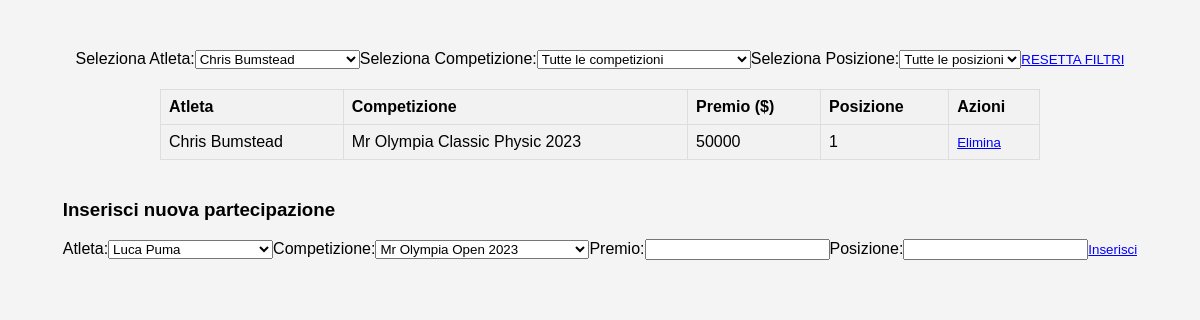
Page /partecipazioni.php?atleta=Chris Bumstead on the committed database.
### tables this page shows
CREATE TABLE `partecipazione` (
  `id` int(11) NOT NULL,
  `id_atleta` int(11) NOT NULL,
  `id_competizione` int(11) NOT NULL,
  `premio` int(11) NOT NULL,
  `posizione` int(11) NOT NULL
);

CREATE TABLE `atleti` (
  `id` int(11) NOT NULL,
  `nome` varchar(50) NOT NULL,
  `nazionalita` varchar(50) NOT NULL,
  `eta` int(11) NOT NULL,
  `altezza` varchar(50) NOT NULL,
  `peso_gara` int(50) NOT NULL,
  `peso_massa` int(11) NOT NULL,
  `id_preparatore` int(11) NOT NULL,
  `id_biografia` int(11) NOT NULL
);

CREATE TABLE `competizioni` (
  `id` int(11) NOT NULL,
  `nome` varchar(50) NOT NULL,
  `data` date NOT NULL,
  `luogo` varchar(50) NOT NULL
);

### partecipazioni.php (the view, shortened to what this page needs)
<?php
include 'credenziali.php';
$conn = new mysqli($servername, $username, $password, $dbname);
$sql_competizioni = "SELECT * FROM COMPETIZIONI";
$sql_atleti = "SELECT * FROM ATLETI";
$result_atleti = $conn->query($sql_atleti);
echo "<!DOCTYPE html>
<html>
<head>
    <title>Tabella Partecipazioni</title>
    <style>
    body {
        font-family: 'Arial', sans-serif;
        background-color: #f4f4f4;
        margin: 0;
        padding: 50px;
        display: flex;
        justify-content: center;
        align-items: center;
        flex-direction: column;
    }
    table {
        width: 80%;
        border-collapse: collapse;
        margin-top: 20px;
    }
    th, td {
        border: 1px solid #dddddd;
        text-align: left;
        padding: 8px;
        cursor: pointer;
    }
    th {
        background-color: #f2f2f2;
    }
    tr:nth-child(even) {
        background-color: #f2f2f2;
    }
    tr:hover {
        background-color: #ddd;
    }
    a {
        text-decoration: none;
        color: inherit;
    }
    form {
        display: inline; /* Modifica per renderlo inline */
    }
    form input[type='submit'] {
        background-color: transparent;
        border: none;
        cursor: pointer;
        color: blue;
        text-decoration: underline;
        padding: 0;
    }
    form input[type='submit']:hover {
        color: red;
    }
    form input[type='submit']:focus {
        outline: none;
    }
    </style>
</head>
<body>";
echo "<div id='filtroCompetizioni'>";
echo "<form method='GET'>";
echo "<label for='atleta'>Seleziona Atleta:</label>";
echo "<select name='atleta' id='atleta' onchange='this.form.submit()'>";
while ($row_atleta = $result_atleti->fetch_assoc()) {
    $selected = ($_GET['atleta'] == $row_atleta['nome']) ? "selected" : "";
    echo "<option value='".$row_atleta['nome']."' $selected>".$row_atleta['nome']."</option>";
}
echo "</select>";
echo "<label for='competizioni'>Seleziona Competizione:</label>";
echo "<select name='competizione' id='competizioni' onchange='this.form.submit()'>";
echo "<option value='tutte'>Tutte le competizioni</option>";
echo "</select>";
echo "<label for='posizione'>Seleziona Posizione:</label>";
echo "<select name='posizione' id='posizioni' onchange='this.form.submit()'>";
echo "<option value='tutte'>Tutte le posizioni</option>";
echo "</select>";
echo "</form>";
echo "<form method='GET' style='margin-top: 20px;'>";
echo "<input type='submit' value='RESETTA FILTRI'>";
echo "</form>";
echo "</div>";
$sql = "SELECT ATLETI.nome AS atleta, COMPETIZIONI.nome AS competizione_nome, PARTECIPAZIONE.premio, PARTECIPAZIONE.posizione, PARTECIPAZIONE.id AS id_partecipazione
        FROM PARTECIPAZIONE
        INNER JOIN ATLETI ON PARTECIPAZIONE.id_atleta = ATLETI.id
        INNER JOIN COMPETIZIONI ON PARTECIPAZIONE.id_competizione = COMPETIZIONI.id";
if (isset($_GET['atleta']) && $_GET['atleta'] != 'tutti') {
    $atleta = $conn->real_escape_string($_GET['atleta']);
    if (strpos($sql, 'WHERE') !== false) {
        $sql .= " AND ATLETI.nome = '$atleta'";
    } else {
        $sql .= " WHERE ATLETI.nome = '$atleta'";
    }
}
$result = $conn->query($sql);
echo "<table><tr><th>Atleta</th><th>Competizione</th><th>Premio ($)</th><th>Posizione</th><th>Azioni</th></tr>";
if (isset($result)) {
    while($row = $result->fetch_assoc()) {
        echo "<tr><td><a href='atleta.php?atleta=".urlencode($row['atleta'])."'>".$row["atleta"]."</a></td><td>".$row["competizione_nome"]."</td><td>".$row["premio"]."</td><td>".$row["posizione"]."</td>";
        echo "<td><form method='POST'><input type='hidden' name='id_partecipazione' value='".$row["id_partecipazione"]."'><input type='submit' name='elimina' value='Elimina'></form></td></tr>";
    }
}
echo "</table>";
echo "<div style='margin-top: 20px;'>";
echo "<h3>Inserisci nuova partecipazione</h3>";
echo "<form method='POST'>";
echo "<label for='atleta'>Atleta:</label>";
echo "<select name='atleta'>";
$result_atleti = $conn->query($sql_atleti);
while ($row_atleta = $result_atleti->fetch_assoc()) {
    echo "<option value='".$row_atleta['nome']."'>".$row_atleta['nome']."</option>";
}
echo "</select>";
echo "<label for='competizione'>Competizione:</label>";
echo "<select name='competizione'>";
$result_competizioni = $conn->query($sql_competizioni);
while ($row_competizione = $result_competizioni->fetch_assoc()) {
    echo "<option value='".$row_competizione['nome']."'>".$row_competizione['nome']."</option>";
}
echo "</select>";
echo "<label for='premio'>Premio:</label>";
echo "<input type='text' name='premio' required>";
echo "<label for='posizione'>Posizione:</label>";
echo "<input type='text' name='posizione' required>";
echo "<input type='submit' value='Inserisci'>";
echo "</form>";
echo "</div>";
echo "</body>
</html>";
?>

### partecipazioni.php (style rules this page uses)
body { font-family: 'Arial', sans-serif; background-color: #f4f4f4; margin: 0; padding: 50px; display: flex; justify-content: center; align-items: center; flex-direction: column; }
table { width: 80%; border-collapse: collapse; margin-top: 20px; }
th, td { border: 1px solid #dddddd; text-align: left; padding: 8px; cursor: pointer; }
th { background-color: #f2f2f2; }
tr:nth-child(even) { background-color: #f2f2f2; }
a { text-decoration: none; color: inherit; }
form { display: inline; }
form input[type='submit'] { background-color: transparent; border: none; cursor: pointer; color: blue; text-decoration: underline; padding: 0; }

### rows in the picture
partecipazione: id_atleta.nome "Chris Bumstead", id_competizione.nome "Mr Olympia Classic Physic 2023", premio "50000", posizione "1"

### other values in the picture
form field atleta "Chris Bumstead"
form field atleta "Luca Puma"
form field competizione "Mr Olympia Open 2023"
